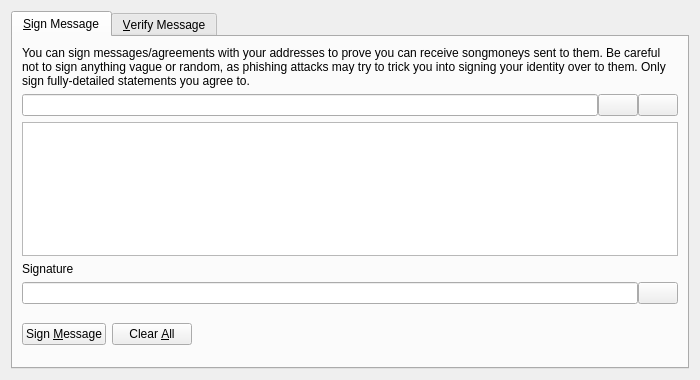
<?xml version="1.0" encoding="UTF-8"?>
<ui version="4.0">
 <class>SignVerifyMessageDialog</class>
 <widget class="QDialog" name="SignVerifyMessageDialog">
  <property name="geometry">
   <rect>
    <x>0</x>
    <y>0</y>
    <width>700</width>
    <height>380</height>
   </rect>
  </property>
  <property name="windowTitle">
   <string>Signatures - Sign / Verify a Message</string>
  </property>
  <property name="modal">
   <bool>true</bool>
  </property>
  <layout class="QVBoxLayout" name="verticalLayout">
   <item>
    <widget class="QTabWidget" name="tabWidget">
     <property name="currentIndex">
      <number>0</number>
     </property>
     <widget class="QWidget" name="tabSignMessage">
      <attribute name="title">
       <string>&amp;Sign Message</string>
      </attribute>
      <layout class="QVBoxLayout" name="verticalLayout_SM">
       <item>
        <widget class="QLabel" name="infoLabel_SM">
         <property name="text">
          <string>You can sign messages/agreements with your addresses to prove you can receive songmoneys sent to them. Be careful not to sign anything vague or random, as phishing attacks may try to trick you into signing your identity over to them. Only sign fully-detailed statements you agree to.</string>
         </property>
         <property name="textFormat">
          <enum>Qt::PlainText</enum>
         </property>
         <property name="wordWrap">
          <bool>true</bool>
         </property>
        </widget>
       </item>
       <item>
        <layout class="QHBoxLayout" name="horizontalLayout_1_SM">
         <property name="spacing">
          <number>0</number>
         </property>
         <item>
          <widget class="QValidatedLineEdit" name="addressIn_SM">
           <property name="toolTip">
            <string>The Songmoney address to sign the message with</string>
           </property>
          </widget>
         </item>
         <item>
          <widget class="QPushButton" name="addressBookButton_SM">
           <property name="toolTip">
            <string>Choose previously used address</string>
           </property>
           <property name="text">
            <string/>
           </property>
           <property name="icon">
            <iconset resource="../bitcoin.qrc">
             <normaloff>:/icons/address-book</normaloff>:/icons/address-book</iconset>
           </property>
           <property name="shortcut">
            <string>Alt+A</string>
           </property>
           <property name="autoDefault">
            <bool>false</bool>
           </property>
          </widget>
         </item>
         <item>
          <widget class="QPushButton" name="pasteButton_SM">
           <property name="toolTip">
            <string>Paste address from clipboard</string>
           </property>
           <property name="text">
            <string/>
           </property>
           <property name="icon">
            <iconset resource="../bitcoin.qrc">
             <normaloff>:/icons/editpaste</normaloff>:/icons/editpaste</iconset>
           </property>
           <property name="shortcut">
            <string>Alt+P</string>
           </property>
           <property name="autoDefault">
            <bool>false</bool>
           </property>
          </widget>
         </item>
        </layout>
       </item>
       <item>
        <widget class="QPlainTextEdit" name="messageIn_SM">
         <property name="toolTip">
          <string>Enter the message you want to sign here</string>
         </property>
        </widget>
       </item>
       <item>
        <widget class="QLabel" name="signatureLabel_SM">
         <property name="text">
          <string>Signature</string>
         </property>
         <property name="textFormat">
          <enum>Qt::PlainText</enum>
         </property>
        </widget>
       </item>
       <item>
        <layout class="QHBoxLayout" name="horizontalLayout_2_SM">
         <property name="spacing">
          <number>0</number>
         </property>
         <item>
          <widget class="QLineEdit" name="signatureOut_SM">
           <property name="font">
            <font>
             <italic>true</italic>
            </font>
           </property>
           <property name="readOnly">
            <bool>true</bool>
           </property>
          </widget>
         </item>
         <item>
          <widget class="QPushButton" name="copySignatureButton_SM">
           <property name="toolTip">
            <string>Copy the current signature to the system clipboard</string>
           </property>
           <property name="text">
            <string/>
           </property>
           <property name="icon">
            <iconset resource="../bitcoin.qrc">
             <normaloff>:/icons/editcopy</normaloff>:/icons/editcopy</iconset>
           </property>
           <property name="autoDefault">
            <bool>false</bool>
           </property>
          </widget>
         </item>
        </layout>
       </item>
       <item>
        <layout class="QHBoxLayout" name="horizontalLayout_3_SM">
         <item>
          <widget class="QPushButton" name="signMessageButton_SM">
           <property name="toolTip">
            <string>Sign the message to prove you own this Songmoney address</string>
           </property>
           <property name="text">
            <string>Sign &amp;Message</string>
           </property>
           <property name="icon">
            <iconset resource="../bitcoin.qrc">
             <normaloff>:/icons/edit</normaloff>:/icons/edit</iconset>
           </property>
           <property name="autoDefault">
            <bool>false</bool>
           </property>
          </widget>
         </item>
         <item>
          <widget class="QPushButton" name="clearButton_SM">
           <property name="toolTip">
            <string>Reset all sign message fields</string>
           </property>
           <property name="text">
            <string>Clear &amp;All</string>
           </property>
           <property name="icon">
            <iconset resource="../bitcoin.qrc">
             <normaloff>:/icons/remove</normaloff>:/icons/remove</iconset>
           </property>
           <property name="autoDefault">
            <bool>false</bool>
           </property>
          </widget>
         </item>
         <item>
          <spacer name="horizontalSpacer_1_SM">
           <property name="orientation">
            <enum>Qt::Horizontal</enum>
           </property>
           <property name="sizeHint" stdset="0">
            <size>
             <width>40</width>
             <height>48</height>
            </size>
           </property>
          </spacer>
         </item>
         <item>
          <widget class="QLabel" name="statusLabel_SM">
           <property name="font">
            <font>
             <weight>75</weight>
             <bold>true</bold>
            </font>
           </property>
           <property name="text">
            <string/>
           </property>
           <property name="wordWrap">
            <bool>true</bool>
           </property>
          </widget>
         </item>
         <item>
          <spacer name="horizontalSpacer_2_SM">
           <property name="orientation">
            <enum>Qt::Horizontal</enum>
           </property>
           <property name="sizeHint" stdset="0">
            <size>
             <width>40</width>
             <height>48</height>
            </size>
           </property>
          </spacer>
         </item>
        </layout>
       </item>
      </layout>
     </widget>
     <widget class="QWidget" name="tabVerifyMessage">
      <attribute name="title">
       <string>&amp;Verify Message</string>
      </attribute>
      <layout class="QVBoxLayout" name="verticalLayout_VM">
       <item>
        <widget class="QLabel" name="infoLabel_VM">
         <property name="text">
          <string>Enter the receiver's address, message (ensure you copy line breaks, spaces, tabs, etc. exactly) and signature below to verify the message. Be careful not to read more into the signature than what is in the signed message itself, to avoid being tricked by a man-in-the-middle attack. Note that this only proves the signing party receives with the address, it cannot prove sendership of any transaction!</string>
         </property>
         <property name="textFormat">
          <enum>Qt::PlainText</enum>
         </property>
         <property name="alignment">
          <set>Qt::AlignLeading|Qt::AlignLeft|Qt::AlignTop</set>
         </property>
         <property name="wordWrap">
          <bool>true</bool>
         </property>
        </widget>
       </item>
       <item>
        <layout class="QHBoxLayout" name="horizontalLayout_1_VM">
         <property name="spacing">
          <number>0</number>
         </property>
         <item>
          <widget class="QValidatedLineEdit" name="addressIn_VM">
           <property name="toolTip">
            <string>The Songmoney address the message was signed with</string>
           </property>
          </widget>
         </item>
         <item>
          <widget class="QPushButton" name="addressBookButton_VM">
           <property name="toolTip">
            <string>Choose previously used address</string>
           </property>
           <property name="text">
            <string/>
           </property>
           <property name="icon">
            <iconset resource="../bitcoin.qrc">
             <normaloff>:/icons/address-book</normaloff>:/icons/address-book</iconset>
           </property>
           <property name="shortcut">
            <string>Alt+A</string>
           </property>
           <property name="autoDefault">
            <bool>false</bool>
           </property>
          </widget>
         </item>
        </layout>
       </item>
       <item>
        <widget class="QPlainTextEdit" name="messageIn_VM"/>
       </item>
       <item>
        <widget class="QValidatedLineEdit" name="signatureIn_VM"/>
       </item>
       <item>
        <layout class="QHBoxLayout" name="horizontalLayout_2_VM">
         <item>
          <widget class="QPushButton" name="verifyMessageButton_VM">
           <property name="toolTip">
            <string>Verify the message to ensure it was signed with the specified Songmoney address</string>
           </property>
           <property name="text">
            <string>Verify &amp;Message</string>
           </property>
           <property name="icon">
            <iconset resource="../bitcoin.qrc">
             <normaloff>:/icons/transaction_0</normaloff>:/icons/transaction_0</iconset>
           </property>
           <property name="autoDefault">
            <bool>false</bool>
           </property>
          </widget>
         </item>
         <item>
          <widget class="QPushButton" name="clearButton_VM">
           <property name="toolTip">
            <string>Reset all verify message fields</string>
           </property>
           <property name="text">
            <string>Clear &amp;All</string>
           </property>
           <property name="icon">
            <iconset resource="../bitcoin.qrc">
             <normaloff>:/icons/remove</normaloff>:/icons/remove</iconset>
           </property>
           <property name="autoDefault">
            <bool>false</bool>
           </property>
          </widget>
         </item>
         <item>
          <spacer name="horizontalSpacer_1_VM">
           <property name="orientation">
            <enum>Qt::Horizontal</enum>
           </property>
           <property name="sizeHint" stdset="0">
            <size>
             <width>40</width>
             <height>48</height>
            </size>
           </property>
          </spacer>
         </item>
         <item>
          <widget class="QLabel" name="statusLabel_VM">
           <property name="font">
            <font>
             <weight>75</weight>
             <bold>true</bold>
            </font>
           </property>
           <property name="text">
            <string/>
           </property>
           <property name="wordWrap">
            <bool>true</bool>
           </property>
          </widget>
         </item>
         <item>
          <spacer name="horizontalSpacer_2_VM">
           <property name="orientation">
            <enum>Qt::Horizontal</enum>
           </property>
           <property name="sizeHint" stdset="0">
            <size>
             <width>40</width>
             <height>48</height>
            </size>
           </property>
          </spacer>
         </item>
        </layout>
       </item>
      </layout>
     </widget>
    </widget>
   </item>
  </layout>
 </widget>
 <customwidgets>
  <customwidget>
   <class>QValidatedLineEdit</class>
   <extends>QLineEdit</extends>
   <header>qt/qvalidatedlineedit.h</header>
  </customwidget>
 </customwidgets>
 <resources>
  <include location="../bitcoin.qrc"/>
 </resources>
 <connections/>
</ui>
